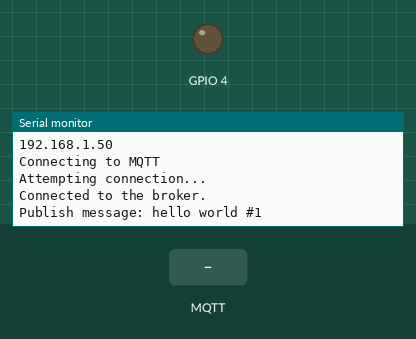
A sketch run on a simulated ESP8266 (NodeMCU). On the bench: output pins drawn as LEDs (lit = HIGH), the last lines printed to the serial monitor. The test bench sets the inputs (shaded band). WiFi joins after 1.5 s; servers stay silent unless stated; random numbers use the default seed unless the sketch sets one; no MQTT or app messages arrive unless stated.

Above: at 2.7 s.
2.8 s: MQTT message "1" arrives on the first subscribed topic
At 3.8 s:
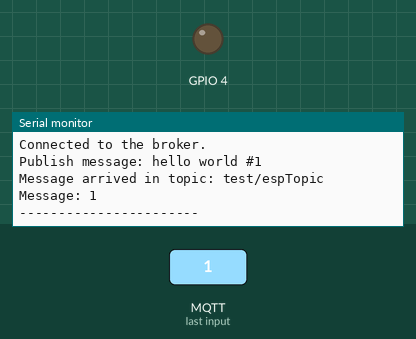
4.3 s: MQTT message "on" arrives on the first subscribed topic
At 5.2 s:
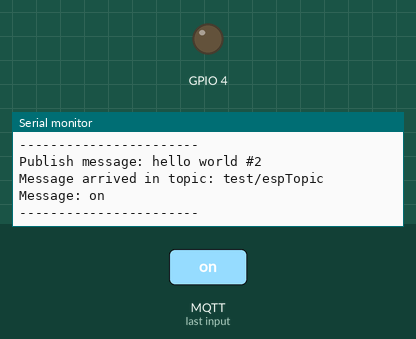
5.8 s: MQTT message "off" arrives on the first subscribed topic
At 5.96 s:
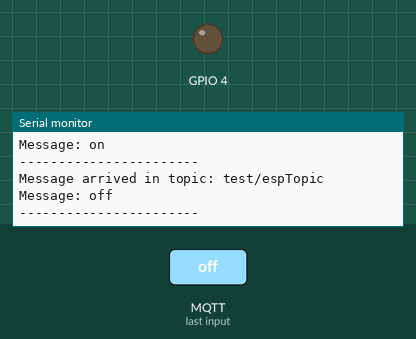
Timing chart, 0 to 8.8 s (numbered marks = the images above; inputs shaded):
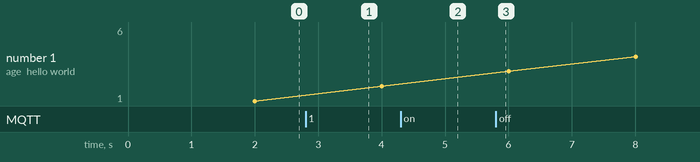

Measured:
- after the input at 2.8 s, the serial monitor: prints a new line at once (image 1)
- after the input at 4.3 s, the serial monitor: prints a new line at once (image 2)
- after the input at 5.8 s, the serial monitor: prints a new line at once (image 3)

The sketch:

esp8266-mqtt.ino
```cpp
#include<ESP8266WiFi.h>
#include<PubSubClient.h>

const char *ssid = "tanyk2004";
const char *password = "Muffin@123";

const char *mqtt_broker = "192.168.1.69";
const char *topic = "test/topic";
const int mqtt_port = 1883;

WiFiClient espclient;
PubSubClient client(espclient);
unsigned long lastMsg = 0;
// defines a macro which perfoms text substitution before the code is run
#define MSG_BUFFER_SIZE  (50)
char msg[MSG_BUFFER_SIZE];
int value = 0;

void callBack( char *topic, byte *payload, unsigned int length) {
  Serial.print("Message arrived in topic: ");
  Serial.println(topic);
  Serial.print("Message: ");
  for ( int i = 0; i < length; i++) {
    Serial.print((char)payload[i]);
  }
  Serial.println();
  Serial.println("-----------------------");
}

void connectToMqtt() {
  Serial.println("Connecting to MQTT");
  while (!client.connected()) {
    Serial.println("Attempting connection...");

    String clientId = "ESP8266-";
    clientId += String(random(0xffff), HEX);

    if (client.connect(clientId.c_str())) {
      Serial.println("Connected to the broker.");
      client.publish("test/espTopic", "hollaaaaaaa konnichiwaaaaaaa");
      client.subscribe("test/espTopic");
    } else {
      Serial.print("failed, rc=");
      Serial.print(client.state());
      Serial.println(" try again in 5 seconds");
      // Wait 5 seconds before retrying
      delay(5000);
    }
  }
}

void connectToWifi() {
  Serial.println();
  Serial.println();
  Serial.println("Connecting to WiFi");
  Serial.println();
  WiFi.begin(ssid, password);
  int retries = 0;
  while ( (WiFi.status() != WL_CONNECTED) && ( retries < 15) ) {
    retries++;
    delay(500);
    Serial.print(".");
  }
  if ( retries > 14 ) {
    Serial.println("WiFi connection Failed");
  }
  if ( WiFi.status() == WL_CONNECTED) {
    Serial.println("WiFi Connected");
    Serial.println("IP Address: ");
    Serial.println(WiFi.localIP());
  }
}


void setup() {
  // put your setup code here, to run once:
  pinMode(4, OUTPUT);
  Serial.begin(115200);
  connectToWifi();
  client.setServer(mqtt_broker, mqtt_port);
  client.setCallback(callBack);

}

void loop() {
  // put your main code here, to run repeatedly:
  if (!client.connected()) {
    connectToMqtt();
  }
  client.loop();
  unsigned long now = millis();
  if (now - lastMsg > 2000) {
    lastMsg = now;
    ++value;
    snprintf (msg, MSG_BUFFER_SIZE, "hello world #%ld", value);
    Serial.print("Publish message: ");
    Serial.println(msg);
    client.publish("outTopic", msg);
  }
}
```
